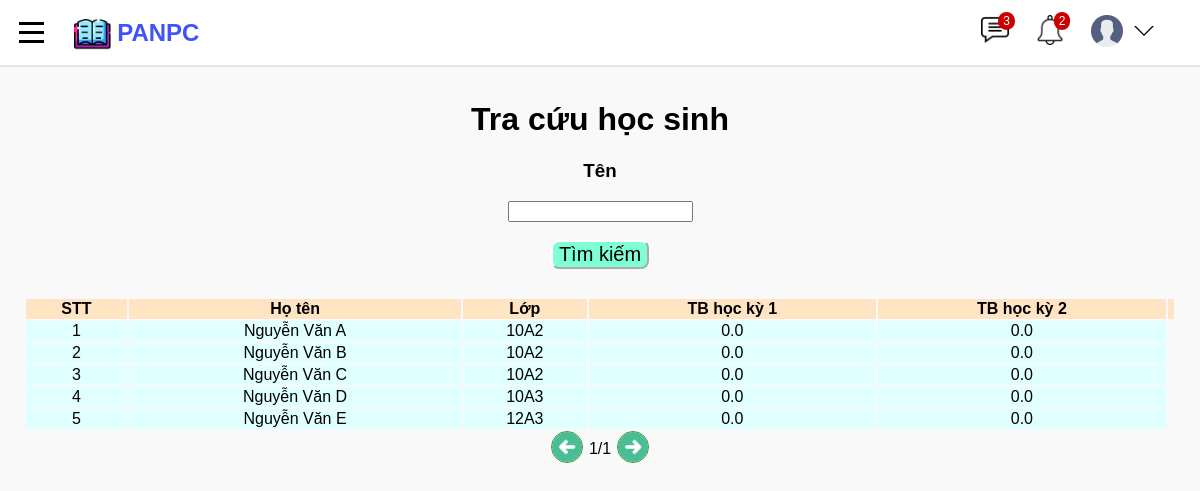
Screenshot of /tracuu/namhoc/namhoc_1 (signed in) with the database file from the repository.
### studentManager/models.py (models this page shows, shortened)
class Student(models.Model):
    user = models.OneToOneField(CustomUser, on_delete=models.CASCADE)
    classOfSchool = models.ManyToManyField(SchoolClass, blank=True)
    def __str__(self):
        return self.user.username

class CustomUser(AbstractUser):
    USER_TYPE = (('1', "Admin"), ('2', "Teacher"), ('3', "Student"))
    SEX_CATELOGY = [("1", "Nam"), ("0", "Nữ")]
    now = date.today
    username = models.CharField(max_length=200, unique=True)
    role = models.CharField(default='1', choices=USER_TYPE, max_length=1)
    is_active = models.BooleanField(default=True)
    is_staff = models.BooleanField(default=False)
    is_superuser = models.BooleanField(default=False)
    name = models.CharField(default='', max_length=200)
    dateOfBirth = models.DateField(default=now)
    sex = models.CharField(default='1', choices=SEX_CATELOGY,max_length=1)
    phone = models.CharField(default='', max_length=20, blank=True)
    email = models.EmailField(max_length=200, unique=True)
    address = models.TextField(default='', blank=True)
    USERNAME_FIELD = "username"
    REQUIRED_FIELDS = []
    objects = CustomUserManager()
    class Meta:
        constraints = [
            models.UniqueConstraint(
                fields=['username', 'email'], name="unique_user")
        ]

class SchoolClass(models.Model):
    classID = models.CharField(max_length=10, null=False, unique=False)
    n_students = models.IntegerField(null=False)
    year = models.ForeignKey(Age, null=False, on_delete=models.CASCADE, unique=True)

### studentManager/views.py (the view)
# urls.py: path("tracuu/namhoc/namhoc_<int:pk>", views.traCuu, name='traCuu'),
@login_required(login_url='login')
def traCuu(request, pk):
    year = Age.objects.get(id=pk)
    marks = Mark.objects.filter(subject__year=year)
    marksFilter = StudentInMarkFilter(request.GET, queryset=marks)
    marks = marksFilter.qs.order_by('student__user__name')
    students = []
    avgMarks1 = []
    avgMarks2 = []
    classOfSchool = []
    marks_in_year = marks
    students_in_year = set([mark.student for mark in marks_in_year])
    print(students_in_year)
    for student in students_in_year:
        students.append(student)
        subjects_in_year = set([mark.subject for mark in marks_in_year])
        m = [trungBinhMon(subject, student) for subject in subjects_in_year]
        s1 = 0
        s2 = 0
        for i in m:
            s1 += i[0]
            s2 += i[1]
        avgMarks1.append(s1/len(m))
        avgMarks2.append(s2/len(m))
        for c in student.classOfSchool.all():
            if c.year == year:
                classOfSchool.append(c)
                break
    marks = zip(students, classOfSchool, avgMarks1, avgMarks2)
    context = {
        'marks': marks,
        'marksFilter': marksFilter
    }
    return render(request, 'studentManager/traCuu.html', context)

### studentManager/views.py (called while the page is built)
def trungBinhMon(subject, student):
    for mark in Mark.objects.filter(student=student).filter(subject=subject):
        if mark.semester_mark == '1':
            avgMarks1 = round(
                (mark.markFifteen + 2 * mark.markOne + 3 * mark.markFinal) / 6, 2)
        else:
            avgMarks2 = round(
                (mark.markFifteen + 2 * mark.markOne + 3 * mark.markFinal) / 6, 2)
    return avgMarks1, avgMarks2

### studentManager/templates/studentManager/tracuu.html (shortened to what this page needs)
{% extends 'studentManager/base.html' %}
{% load static %}
{% block content %}
<h1 class="label"><center>Tra cứu học sinh</center></h1>
    <div class="card card-body shadow-lg">
        <form method="get" class="main_form-header row">
            <div class="main_form_class col-lg-4">
                <div class="row">
                    <div class="main_form_title col-lg-2">
                        <h3><center>Tên</center></h3>
                    </div>
                    <div class="main_form_select col-lg-8">
                        <center>
                        {{marksFilter.form.name}}
                        </center>
                    </div>
                </div>
            </div>
            <br>
            <div class="main_form_term col-lg-2">
                <div class="row">
                    <center>
                    <button type="submit" class= "button button1" style="border-radius: 8px; font-size: 20px; background-color: aquamarine; border-color:white">
                      Tìm kiếm
                    </button>
                    </center>
                </div>
            </div>
        </form>
    <br>
  </div>
  <table class="table">
    <tbody><tr>
      <th>STT</th>
      <th>Họ tên</th>
      <th>Lớp</th>
      <th>TB học kỳ 1</th>
      <th>TB học kỳ 2</th>
      <th></th>
    </tr>
  {% for student, classOfSchool, avg1, avg2 in marks %}
  <tr class = "list">
      <td>{{ forloop.counter }}</td>
      <td>{{student.user.name}}</td>
      <td>{{classOfSchool.classID}}</td>
      <td>{{avg1}}</td>
      <td>{{avg2}}</td>
  </tr>
  {% endfor %}
  </tbody></table>
  <div class="pagenumber">
    <button class="previous" type="previous">
      <img src="{% static 'images/previous.png' %}">
    </button>
    <p>1/1</p>
    <button class="next" type="next">
      <img src="{% static 'images/next.png' %}">
    </button>
  </div>
{% endblock content %}

### studentManager/static/css/style.css (style rules this page uses)
body { font-family: Arial; margin: 0; padding-top: 80px; padding-left: 24px; padding-right: 24px; background-color: rgb(249, 249, 249); padding-bottom:50px; text-decoration: none; transition: all 0.15s; }
.table { margin-top: 10px; width: 100%; align-items: center; }
.table tr th { background-color: bisque; text-align: center; }
.list { text-align: center; background-color: lightcyan; }
.pagenumber { height: 36px; display: flex; align-items: center; justify-content: center; }
.pagenumber button { background-color: transparent; border: none; }
.pagenumber button img { height: 30px; cursor: pointer; border: 0.5px solid rgba(0, 128, 0, 0.8); border-radius: 18px; }

### rows the page displays
Student: user.name "Nguyễn Văn A", classID "10A2", avg1 "0.0", avg2 "0.0"
Student: user.name "Nguyễn Văn B", classID "10A2", avg1 "0.0", avg2 "0.0"
Student: user.name "Nguyễn Văn C", classID "10A2", avg1 "0.0", avg2 "0.0"
Student: user.name "Nguyễn Văn D", classID "10A3", avg1 "0.0", avg2 "0.0"
Student: user.name "Nguyễn Văn E", classID "12A3", avg1 "0.0", avg2 "0.0"
